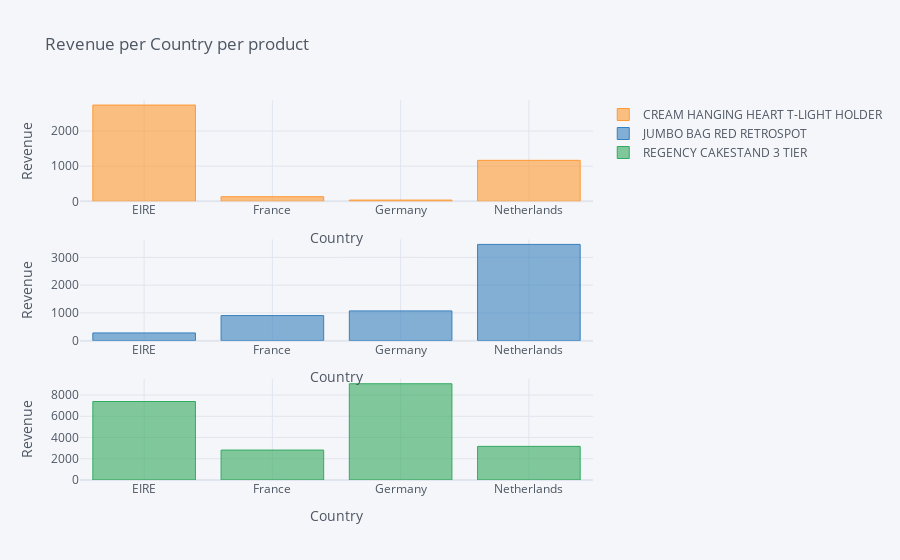

Notebook source saved alongside this figure:
### Code cell
data6.iplot(kind='bar', subplots=True, shape=(3,1), xTitle='Country',
            yTitle='Revenue',title='Revenue per Country per product')

### Figure 1 — Plotly figure (JSON) as saved in the notebook; plotly's stock layout.template omitted (floating-point values rounded to 4 significant figures)
{"data": [{"marker": {"color": "rgba(255, 153, 51, 0.6)", "line": {"color": "rgba(255, 153, 51, 1.0)", "width": 1}}, "name": "CREAM HANGING HEART T-LIGHT HOLDER", "orientation": "v", "text": "", "type": "bar", "x": ["EIRE", "France", "Germany", "Netherlands"], "xaxis": "x", "y": [2741.0, 131.8, 35.4, 1167], "yaxis": "y"}, {"marker": {"color": "rgba(55, 128, 191, 0.6)", "line": {"color": "rgba(55, 128, 191, 1.0)", "width": 1}}, "name": "JUMBO BAG RED RETROSPOT", "orientation": "v", "text": "", "type": "bar", "x": ["EIRE", "France", "Germany", "Netherlands"], "xaxis": "x2", "y": [278.7, 903.4, 1073.0, 3468], "yaxis": "y2"}, {"marker": {"color": "rgba(50, 171, 96, 0.6)", "line": {"color": "rgba(50, 171, 96, 1.0)", "width": 1}}, "name": "REGENCY CAKESTAND 3 TIER", "orientation": "v", "text": "", "type": "bar", "x": ["EIRE", "France", "Germany", "Netherlands"], "xaxis": "x3", "y": [7389.0, 2817.0, 9062.0, 3166.0], "yaxis": "y3"}], "layout": {"legend": {"bgcolor": "#F5F6F9", "font": {"color": "#4D5663"}}, "paper_bgcolor": "#F5F6F9", "plot_bgcolor": "#F5F6F9", "title": {"font": {"color": "#4D5663"}, "text": "Revenue per Country per product"}, "xaxis": {"anchor": "y", "domain": [0, 1], "gridcolor": "#E1E5ED", "showgrid": true, "tickfont": {"color": "#4D5663"}, "title": {"font": {"color": "#4D5663"}, "text": "Country"}, "zerolinecolor": "#E1E5ED"}, "xaxis2": {"anchor": "y2", "domain": [0, 1], "gridcolor": "#E1E5ED", "showgrid": true, "tickfont": {"color": "#4D5663"}, "title": {"font": {"color": "#4D5663"}, "text": "Country"}, "zerolinecolor": "#E1E5ED"}, "xaxis3": {"anchor": "y3", "domain": [0, 1], "gridcolor": "#E1E5ED", "showgrid": true, "tickfont": {"color": "#4D5663"}, "title": {"font": {"color": "#4D5663"}, "text": "Country"}, "zerolinecolor": "#E1E5ED"}, "yaxis": {"anchor": "x", "domain": [0.7333, 1], "gridcolor": "#E1E5ED", "showgrid": true, "tickfont": {"color": "#4D5663"}, "title": {"font": {"color": "#4D5663"}, "text": "Revenue"}, "zerolinecolor": "#E1E5ED"}, "yaxis2": {"anchor": "x2", "domain": [0.3667, 0.6333], "gridcolor": "#E1E5ED", "showgrid": true, "tickfont": {"color": "#4D5663"}, "title": {"font": {"color": "#4D5663"}, "text": "Revenue"}, "zerolinecolor": "#E1E5ED"}, "yaxis3": {"anchor": "x3", "domain": [0, 0.2667], "gridcolor": "#E1E5ED", "showgrid": true, "tickfont": {"color": "#4D5663"}, "title": {"font": {"color": "#4D5663"}, "text": "Revenue"}, "zerolinecolor": "#E1E5ED"}}}
